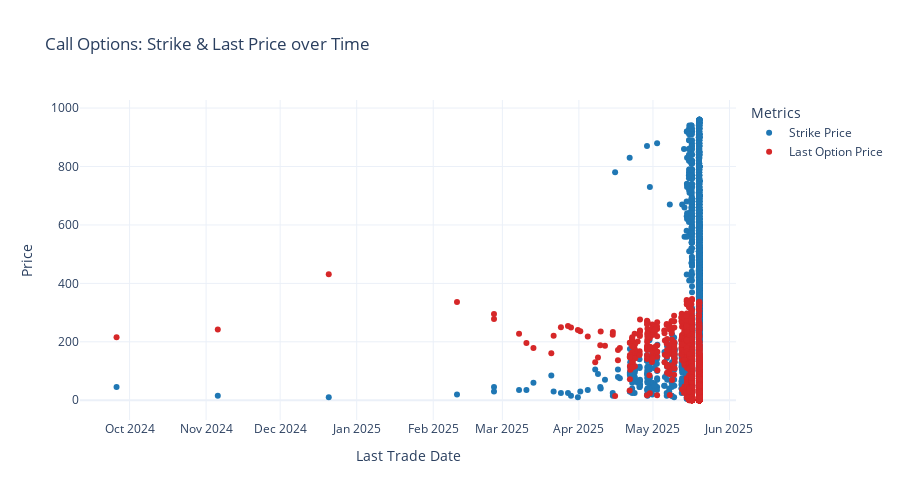

Notebook code cell kept with this figure:
### Code cell
fig = go.Figure()

# Scatter for Strike vs. Last Trade Date
fig.add_trace(go.Scatter(
    x=opts_data_c['lastTradeDate'],
    y=opts_data_c['strike'],
    mode='markers',
    name='Strike Price',
    marker=dict(color='#1f77b4', size=6),
))

# Scatter for Last Price vs. Last Trade Date
fig.add_trace(go.Scatter(
    x=opts_data_c['lastTradeDate'],
    y=opts_data_c['lastOptionPrice'],
    mode='markers',
    name='Last Option Price',
    marker=dict(color='#d62728', size=6),
))

fig.update_layout(
    title='Call Options: Strike & Last Price over Time',
    xaxis_title='Last Trade Date',
    yaxis_title='Price',
    template='plotly_white',
    legend=dict(title="Metrics"),
    height=500
)

fig.show()

### Figure 1 — Plotly figure (JSON) as saved in the notebook; plotly's stock layout.template omitted (floating-point values rounded to 4 significant figures; data arrays with more than 128 entries replaced by an {"elided": "..."} marker saying what was removed)
{"data": [{"marker": {"color": "#1f77b4", "size": 6}, "mode": "markers", "name": "Strike Price", "type": "scatter", "x": {"elided": "2222 str values"}, "y": {"elided": "2222 float values"}}, {"marker": {"color": "#d62728", "size": 6}, "mode": "markers", "name": "Last Option Price", "type": "scatter", "x": {"elided": "2222 str values"}, "y": {"elided": "2222 float values"}}], "layout": {"height": 500, "legend": {"title": {"text": "Metrics"}}, "title": {"text": "Call Options: Strike & Last Price over Time"}, "xaxis": {"title": {"text": "Last Trade Date"}}, "yaxis": {"title": {"text": "Price"}}}}
